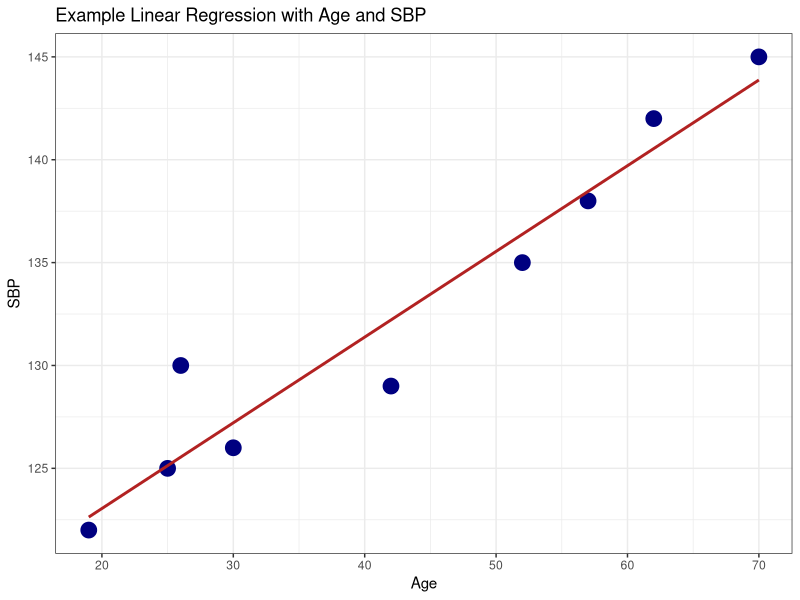

The R script that drew this image:
## ---- chunk 1
library(tidyverse)

Obs <- c(1,2,3,4,5,6,7,8,9)
Age <- c(19,25,30,42,26,52,57,62,70)
SBP <- c(122,125,126,129,130,135,138,142,145)


df <- data.frame(Obs = Obs, Age = Age, SBP = SBP)

ggplot(df, aes(x = Age, y = SBP)) +
    geom_point(col = "navy", size = 5) +
    geom_smooth(method = "lm", se = FALSE, col = "firebrick") +
    labs(title = "Example Linear Regression with Age and SBP") + 
    theme_bw()

# fitA <- lm(Age ~ SBP)
# fitB <- lm(SBP ~ Age)
# print(summary(fitA))
# print(summary(fitB))

## ---- chunk 2

fitC <- lm(SBP ~ ., data = df)


